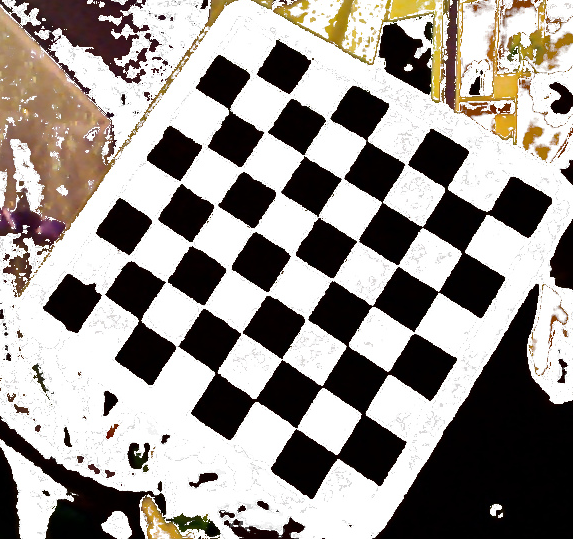
#> input picture chess25.png, 573 x 539 px; its folder holds only this picture in this run
$ python cal.py
#> lines starting #> are read from the running program, lines starting #| are printed output that depends on the picture; long printed decimals are rounded
import numpy as np
import cv2
import glob

def check(objpoints,imgpoints,rvecs,tvecs,mtx,dist):
    mean_error = 0
    for i in range(len(objpoints)):
        imgpoints2, _ = cv2.projectPoints(objpoints[i], rvecs[i], tvecs[i], mtx, dist)
        error = cv2.norm(imgpoints[i], imgpoints2, cv2.NORM_L2)/len(imgpoints2)
        mean_error += error
    print("total error: ", mean_error/len(objpoints))

def draw(img, corners, imgpts):
    corner = tuple(corners[0].ravel())
    img = cv2.line(img, corner, tuple(imgpts[0].ravel()), (255,0,0), 5)
    img = cv2.line(img, corner, tuple(imgpts[1].ravel()), (0,255,0), 5)
    img = cv2.line(img, corner, tuple(imgpts[2].ravel()), (0,0,255), 5)
    return img


def chss():
    criteria = (cv2.TERM_CRITERIA_EPS + cv2.TERM_CRITERIA_MAX_ITER, 30, 0.001)
    objp = np.zeros((7*7, 3), np.float32)
    objp[:,:2] = np.mgrid[0:7,0:7].T.reshape(-1,2)
    axis = np.float32([[3,0,0], [0,3,0], [0,0,-3]]).reshape(-1,3)
    objpoints = [ ]
    imgpoints = [ ]
    images = glob.glob('ch*.png')#/home/artichoke/Computer Vision/ps3/pic/chess*.png')
    for image in images:
        im = cv2.imread(image)
#> im is the input picture: shape (539, 573, 3); mean B, G, R 144.7, 149.2, 155
        chk, out = cv2.findChessboardCorners(im, (7,7),None)
#> chk = True; out = 49 rows, first 8: [253.5, 74.5], [290, 96], [329.7, 118.1], [366.5, 140.5], [404.8, 164.4], [445.4, 188.1], [486.7, 213.7], [228.9, 110.4]
        print(chk,out)
#> (printed output is left out)
        if chk:
            objpoints.append(objp)
            #corners=cv2.cornerSubPix(im,out,(7,7),(-1,-1),criteria)
            imgpoints.append(out)
            ret, mtx, dist, rvecs, tvecs = cv2.calibrateCamera(objpoints, imgpoints, (541,512),None,None)
#> ret = 0.975; mtx = [[323.3, 0, 289.6], [0, 319.8, 232.5], [0, 0, 1]]; dist = [[0.053, -0.127, 0.00605, -0.000377, -0.0398]]; rvecs = ([-0.0674, 0.0662, 0.571],); tvecs = ([-0.82, -3.66, 7.39],)
            rrvecs = np.asarray(rvecs[0])
#> rrvecs = [-0.0674, 0.0662, 0.571]
            print(rrvecs)
#| [[-0.06743]
#|  [ 0.06618]
#|  [ 0.5715]]
            ttvecs = np.asarray(tvecs[0])
#> ttvecs = [-0.82, -3.66, 7.39]
            print(ttvecs)
#| [[-0.8196]
#|  [-3.662]
#|  [ 7.393]]
            #corners = cv2.drawChessboardCorners(im, (7,7), out, chk)
            imgpts, jac = cv2.projectPoints(axis, rrvecs, ttvecs, mtx, dist)
#> imgpts = [[366.5, 141.1], [180.3, 182.2], [225.2, -27.41]]
            draw(im,out,imgpts)
#> in draw, `corner = tuple(corners[0].ravel())`: corner = (253.5, 74.5)
#> in draw, `img = cv2.line(img, corner, tuple(imgpts[2].ravel()), (0,0,255), 5)`:
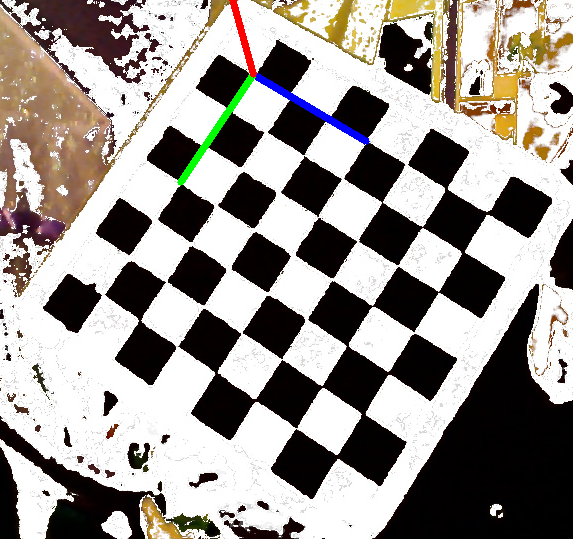
#> img: shape (539, 573, 3); mean B, G, R 144, 148.5, 154
            cv2.imshow('corners',im)
            cv2.waitKey(0)
            cv2.destroyAllWindows()


    check(objpoints,imgpoints,rvecs,tvecs,mtx,dist)
#> the loop in check, `for i in range(len(objpoints)):` made 1 pass
#> (error, mean_error) on pass 1: (0.139, 0.139)
#> after the loop in check, `for i in range(len(objpoints)):`: mean_error = 0.139
#| total error:  0.1392
    print(rvecs)
#| (array([[-0.06743],
#|        [ 0.06618],
#|        [ 0.5715]]),)
    return ret,mtx,dist,rvecs,tvecs


ret,mtx,dist,rvecs,tvecs = chss()
#> ret = 0.975; mtx = [[323.3, 0, 289.6], [0, 319.8, 232.5], [0, 0, 1]]; dist = [[0.053, -0.127, 0.00605, -0.000377, -0.0398]]; rvecs = ([-0.0674, 0.0662, 0.571],); tvecs = ([-0.82, -3.66, 7.39],)

$ run again, on chess32.png
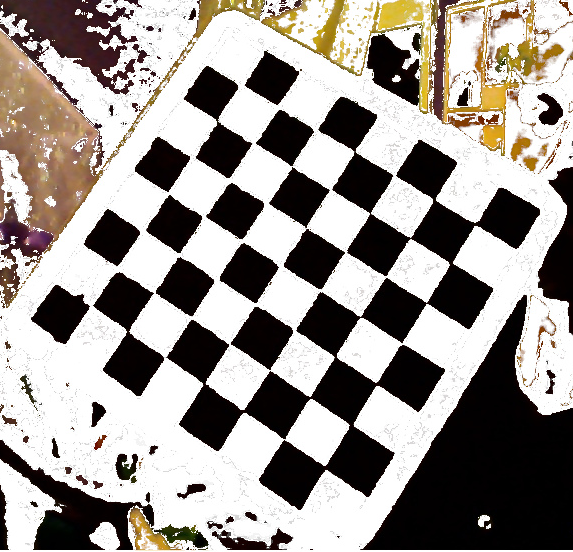
#> input picture chess32.png, 573 x 552 px
#> in chss, im is the input picture: shape (552, 573, 3); mean B, G, R 144.6, 149.4, 155.1
#> chk = True; out = 49 rows, first 8: [241.5, 85.5], [278, 107], [317.7, 129.1], [354.5, 151.5], [392.8, 175.4], [433.4, 199.1], [474.7, 224.7], [216.9, 121.4]
#> (printed output is left out)
#> in chss, `ret, mtx, dist, rvecs, tvecs = cv2.calibrateCamera(objpoints, imgpoint..`: ret = 0.975; mtx = [[323.3, 0, 277.6], [0, 319.8, 243.5], [0, 0, 1]]; dist = [[0.053, -0.127, 0.00605, -0.000377, -0.0398]]; rvecs = ([-0.0674, 0.0662, 0.571],); tvecs = ([-0.82, -3.66, 7.39],)
#> rrvecs = [-0.0674, 0.0662, 0.571]
#| [[-0.06743]
#|  [ 0.06618]
#|  [ 0.5715]]
#> ttvecs = [-0.82, -3.66, 7.39]
#| [[-0.8196]
#|  [-3.662]
#|  [ 7.393]]
#> imgpts = [[354.5, 152.1], [168.3, 193.2], [213.2, -16.41]]
#> corner = (241.5, 85.5)
#> in draw, `img = cv2.line(img, corner, tuple(imgpts[2].ravel()), (0,0,255), 5)`:
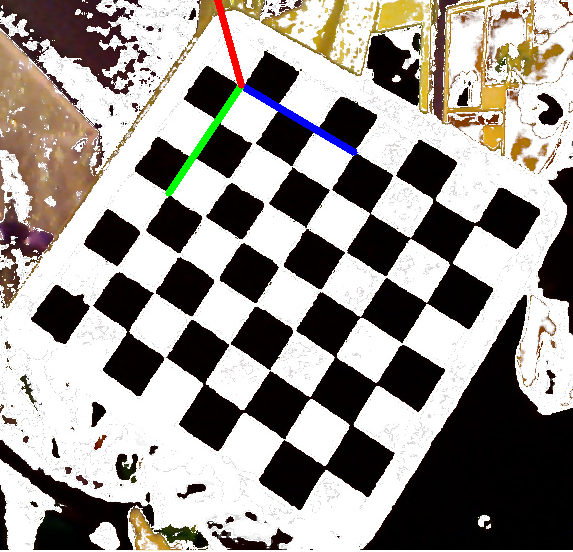
#> img: shape (552, 573, 3); mean B, G, R 144, 148.7, 154.1
#> the loop in check, `for i in range(len(objpoints)):` made 1 pass
#> (error, mean_error) on pass 1: (0.139, 0.139)
#> after the loop in check, `for i in range(len(objpoints)):`: mean_error = 0.139
#| total error:  0.1392
#| (array([[-0.06743],
#|        [ 0.06618],
#|        [ 0.5715]]),)
#> `ret,mtx,dist,rvecs,tvecs = chss()`: ret = 0.975; mtx = [[323.3, 0, 277.6], [0, 319.8, 243.5], [0, 0, 1]]; dist = [[0.053, -0.127, 0.00605, -0.000377, -0.0398]]; rvecs = ([-0.0674, 0.0662, 0.571],); tvecs = ([-0.82, -3.66, 7.39],)

$ run again, on chess36.png
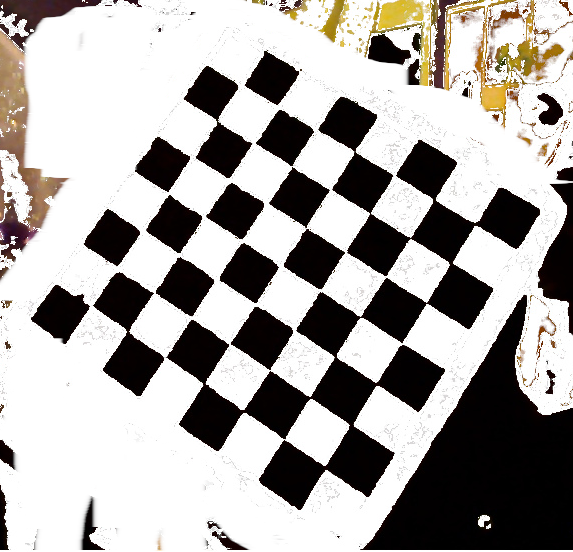
#> input picture chess36.png, 573 x 552 px
#> in chss, im is the input picture: shape (552, 573, 3); mean B, G, R 164.1, 166.7, 169.9
#> chk = True; out = 49 rows, first 8: [241.5, 85.5], [278, 107], [317.7, 129.1], [354.5, 151.5], [392.8, 175.4], [433.4, 199.1], [474.7, 224.7], [216.9, 121.4]
#> (printed output is left out)
#> in chss, `ret, mtx, dist, rvecs, tvecs = cv2.calibrateCamera(objpoints, imgpoint..`: ret = 0.975; mtx = [[323.3, 0, 277.6], [0, 319.8, 243.5], [0, 0, 1]]; dist = [[0.053, -0.127, 0.00605, -0.000377, -0.0398]]; rvecs = ([-0.0674, 0.0662, 0.571],); tvecs = ([-0.82, -3.66, 7.39],)
#> rrvecs = [-0.0674, 0.0662, 0.571]
#| [[-0.06743]
#|  [ 0.06618]
#|  [ 0.5715]]
#> ttvecs = [-0.82, -3.66, 7.39]
#| [[-0.8196]
#|  [-3.662]
#|  [ 7.393]]
#> imgpts = [[354.5, 152.1], [168.3, 193.2], [213.2, -16.41]]
#> corner = (241.5, 85.5)
#> in draw, `img = cv2.line(img, corner, tuple(imgpts[2].ravel()), (0,0,255), 5)`:
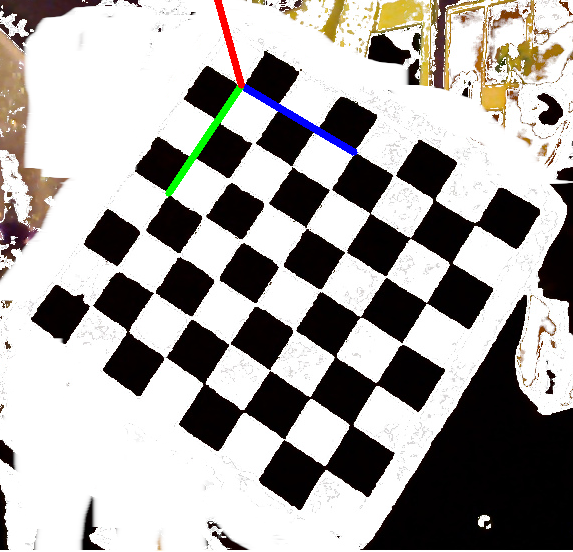
#> img: shape (552, 573, 3); mean B, G, R 163.3, 165.9, 168.9
#> the loop in check, `for i in range(len(objpoints)):` made 1 pass
#> (error, mean_error) on pass 1: (0.139, 0.139)
#> after the loop in check, `for i in range(len(objpoints)):`: mean_error = 0.139
#| total error:  0.1392
#| (array([[-0.06743],
#|        [ 0.06618],
#|        [ 0.5715]]),)
#> `ret,mtx,dist,rvecs,tvecs = chss()`: ret = 0.975; mtx = [[323.3, 0, 277.6], [0, 319.8, 243.5], [0, 0, 1]]; dist = [[0.053, -0.127, 0.00605, -0.000377, -0.0398]]; rvecs = ([-0.0674, 0.0662, 0.571],); tvecs = ([-0.82, -3.66, 7.39],)

$ run again, on chess39.png
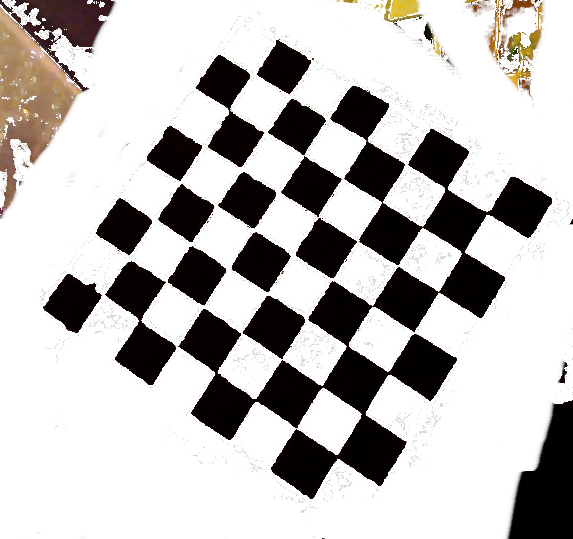
#> input picture chess39.png, 573 x 539 px
#> in chss, im is the input picture: shape (539, 573, 3); mean B, G, R 186.6, 188.1, 190.7
#> chk = True; out = 49 rows, first 8: [253.5, 74.5], [290, 96], [329.7, 118.1], [366.5, 140.5], [404.8, 164.4], [445.4, 188.1], [486.7, 213.7], [228.9, 110.4]
#> (printed output is left out)
#> in chss, `ret, mtx, dist, rvecs, tvecs = cv2.calibrateCamera(objpoints, imgpoint..`: ret = 0.975; mtx = [[323.3, 0, 289.6], [0, 319.8, 232.5], [0, 0, 1]]; dist = [[0.053, -0.127, 0.00605, -0.000377, -0.0398]]; rvecs = ([-0.0674, 0.0662, 0.571],); tvecs = ([-0.82, -3.66, 7.39],)
#> rrvecs = [-0.0674, 0.0662, 0.571]
#| [[-0.06743]
#|  [ 0.06618]
#|  [ 0.5715]]
#> ttvecs = [-0.82, -3.66, 7.39]
#| [[-0.8196]
#|  [-3.662]
#|  [ 7.393]]
#> imgpts = [[366.5, 141.1], [180.3, 182.2], [225.2, -27.41]]
#> corner = (253.5, 74.5)
#> in draw, `img = cv2.line(img, corner, tuple(imgpts[2].ravel()), (0,0,255), 5)`:
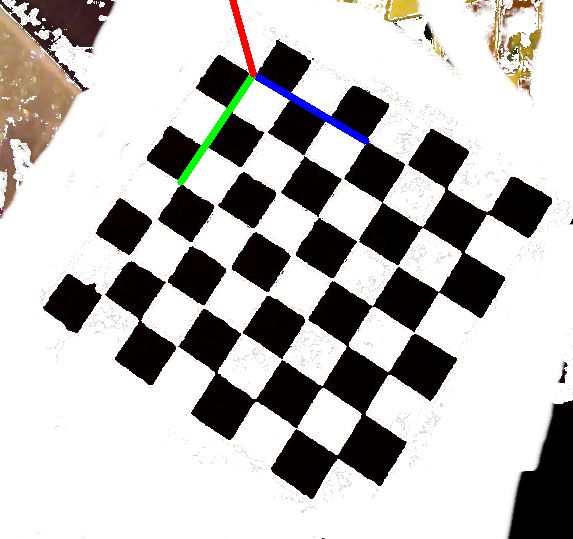
#> img: shape (539, 573, 3); mean B, G, R 185.9, 187.4, 189.6
#> the loop in check, `for i in range(len(objpoints)):` made 1 pass
#> (error, mean_error) on pass 1: (0.139, 0.139)
#> after the loop in check, `for i in range(len(objpoints)):`: mean_error = 0.139
#| total error:  0.1392
#| (array([[-0.06743],
#|        [ 0.06618],
#|        [ 0.5715]]),)
#> `ret,mtx,dist,rvecs,tvecs = chss()`: ret = 0.975; mtx = [[323.3, 0, 289.6], [0, 319.8, 232.5], [0, 0, 1]]; dist = [[0.053, -0.127, 0.00605, -0.000377, -0.0398]]; rvecs = ([-0.0674, 0.0662, 0.571],); tvecs = ([-0.82, -3.66, 7.39],)
